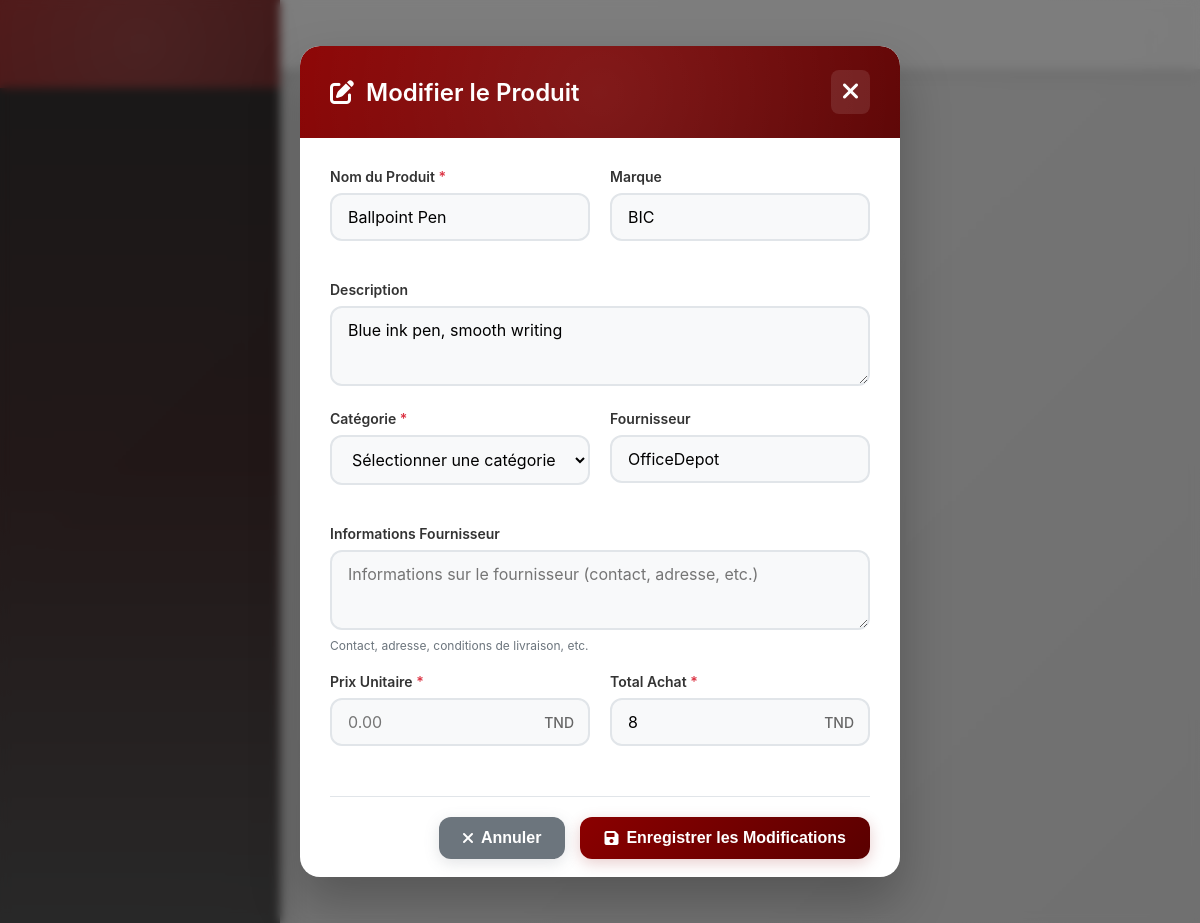
Page /editproduct.php?id=13 on the committed database.
### tables this page shows
CREATE TABLE `article` (
  `id_article` int(11) NOT NULL,
  `nom` varchar(100) NOT NULL,
  `description` text DEFAULT NULL,
  `marque` varchar(50) DEFAULT NULL,
  `id_categorie` int(11) DEFAULT NULL,
  `date_importation` datetime NOT NULL,
  `fournisseur` varchar(100) NOT NULL,
  `seuil_min` int(100) NOT NULL,
  `unit` varchar(20) NOT NULL DEFAULT 'piece',
  `current_stock` int(11) NOT NULL DEFAULT 0,
  `prix_unitaire` decimal(10,0) NOT NULL,
  `totale_achat` decimal(10,0) NOT NULL,
  `image` varchar(255) NOT NULL
);

### editproduct.php (the view, shortened to what this page needs)
<?php
$id = $_GET['id'] ?? null;
try {
    $pdo = new PDO("mysql:host=localhost;dbname=ch office track", "root", "");
    $stmt = $pdo->prepare("SELECT * FROM article WHERE id_article = ?");
    $stmt->execute([$id]);
    $product = $stmt->fetch(PDO::FETCH_ASSOC);
} catch (PDOException $e) {
    die("Erreur de base de données : " . $e->getMessage());
}
?>
<!DOCTYPE html>
<html lang="fr">
<head>
    <link href="https://cdnjs.cloudflare.com/ajax/libs/font-awesome/6.0.0/css/all.min.css" rel="stylesheet">
</head>
<body>
    <div class="sidebar-blur">
        <div class="sidebar-header-blur"></div>
    </div>
    <div class="top-navbar-blur"></div>
    <div class="modal-container">
        <div class="modal">
            <div class="modal-header">
                <h2 class="modal-title">
                    <i class="fas fa-edit"></i>
                    Modifier le Produit
                </h2>
                <button class="close-btn" onclick="window.location.href='productlist.php'">
                    <i class="fas fa-times"></i>
                </button>
            </div>
            <div class="modal-body">
                <form method="POST">
                    <div class="form-grid">
                        <div class="form-group">
                            <label class="form-label">
                                Nom du Produit <span class="required">*</span>
                            </label>
                            <input type="text" name="nom" class="form-input"
                                   value="<?php echo htmlspecialchars($product['nom'] ?? ''); ?>"
                                   required placeholder="Entrez le nom du produit">
                        </div>
                        <div class="form-group">
                            <label class="form-label">
                                Marque
                            </label>
                            <input type="text" name="marque" class="form-input"
                                   value="<?php echo htmlspecialchars($product['marque'] ?? ''); ?>"
                                   placeholder="Entrez la marque">
                        </div>
                    </div>
                    <div class="form-group full-width">
                        <label class="form-label">
                            Description
                        </label>
                        <textarea name="description" class="form-textarea"
                                  placeholder="Décrivez le produit..."><?php echo htmlspecialchars($product['description'] ?? ''); ?></textarea>
                    </div>
                    <div class="form-grid">
                        <div class="form-group">
                            <label class="form-label">
                                Catégorie <span class="required">*</span>
                            </label>
                            <select name="categorie" class="form-select" required>
                                <option value="">Sélectionner une catégorie</option>
                            </select>
                        </div>
                        <div class="form-group">
                            <label class="form-label">
                                Fournisseur
                            </label>
                            <input type="text" name="fournisseur" class="form-input"
                                   value="<?php echo htmlspecialchars($product['fournisseur'] ?? ''); ?>"
                                   placeholder="Nom du fournisseur">
                        </div>
                    </div>
                    <div class="form-group full-width">
                        <label class="form-label">
                            Informations Fournisseur
                        </label>
                        <textarea name="info_fournisseur" class="form-textarea"
                                  placeholder="Informations sur le fournisseur (contact, adresse, etc.)"><?php echo htmlspecialchars($product['info_fournisseur'] ?? ''); ?></textarea>
                        <div class="info-text">Contact, adresse, conditions de livraison, etc.</div>
                    </div>
                    <div class="form-grid">
                        <div class="form-group">
                            <label class="form-label">
                                Prix Unitaire <span class="required">*</span>
                            </label>
                            <div class="currency-group">
                                <input type="number" step="0.01" name="prix_achat" class="form-input"
                                       value="<?php echo htmlspecialchars($product['prix_achat'] ?? ''); ?>"
                                       required placeholder="0.00">
                            </div>
                        </div>
                        <div class="form-group">
                            <label class="form-label">
                                Total Achat <span class="required">*</span>
                            </label>
                            <div class="currency-group">
                                <input type="number" step="0.01" name="totale_achat" class="form-input"
                                       value="<?php echo htmlspecialchars($product['totale_achat'] ?? ''); ?>"
                                       required placeholder="0.00">
                            </div>
                        </div>
                    </div>
                    <div class="form-actions">
                        <button type="button" class="btn btn-secondary" onclick="window.location.href='productlist.php'">
                            <i class="fas fa-times"></i>
                            Annuler
                        </button>
                        <button type="submit" class="btn btn-primary">
                            <i class="fas fa-save"></i>
                            Enregistrer les Modifications
                        </button>
                    </div>
                </form>
            </div>
        </div>
    </div>
</body>
</html>

### editproduct.php (style rules this page uses)
* { margin: 0; padding: 0; box-sizing: border-box; }
body { font-family: 'Inter', 'Segoe UI', Tahoma, Geneva, Verdana, sans-serif; background: linear-gradient(135deg, #f1f1f1 0%, #e0e0e0 100%); min-height: 100vh; position: relative; }
.sidebar-blur { position: fixed; left: 0; top: 0; width: 280px; height: 100vh; background: linear-gradient(180deg, #000000 0%, #1a0000 50%, #2b2b2b 100%); backdrop-filter: blur(20px); box-shadow: 0 10px 30px rgba(0,0,0,0.3); z-index: 998; opacity: 0.8; }
.sidebar-header-blur { background: linear-gradient(135deg, #8b0000 0%, #5a0000 100%); height: 88px; position: relative; overflow: hidden; }
.sidebar-header-blur::before { content: ''; position: absolute; top: -50%; right: -50%; width: 200%; height: 200%; background: radial-gradient(circle, rgba(255,255,255,0.1) 0%, transparent 70%); animation: pulse 4s ease-in-out infinite; }
.top-navbar-blur { position: fixed; top: 0; left: 280px; right: 0; height: 70px; background: rgba(255, 255, 255, 0.95); backdrop-filter: blur(20px); border-bottom: 1px solid rgba(0, 0, 0, 0.1); z-index: 998; box-shadow: 0 2px 20px rgba(0, 0, 0, 0.1); opacity: 0.8; }
.modal-container { position: fixed; top: 0; left: 0; width: 100%; height: 100%; display: flex; justify-content: center; align-items: center; z-index: 1000; padding: 20px; }
.modal { background: white; border-radius: 20px; width: 100%; max-width: 600px; max-height: 90vh; overflow-y: auto; box-shadow: 0 25px 50px rgba(0, 0, 0, 0.25); position: relative; animation: modalSlideIn 0.3s ease-out; }
.modal-header { background: linear-gradient(135deg, #8b0000 0%, #5a0000 100%); color: white; padding: 24px 30px; border-radius: 20px 20px 0 0; display: flex; justify-content: space-between; align-items: center; position: relative; overflow: hidden; }
.modal-header::before { content: ''; position: absolute; top: -50%; right: -50%; width: 200%; height: 200%; background: radial-gradient(circle, rgba(255,255,255,0.1) 0%, transparent 70%); animation: pulse 4s ease-in-out infinite; }
.modal-title { font-size: 24px; font-weight: 600; display: flex; align-items: center; gap: 12px; position: relative; z-index: 2; }
.close-btn { background: rgba(255, 255, 255, 0.1); border: none; font-size: 24px; color: white; cursor: pointer; padding: 8px 12px; border-radius: 8px; transition: all 0.3s ease; position: relative; z-index: 2; }
.modal-body { padding: 30px; }
.form-grid { display: grid; grid-template-columns: 1fr 1fr; gap: 20px; margin-bottom: 20px; }
.form-group { margin-bottom: 20px; }
.form-group.full-width { grid-column: 1 / -1; }
.form-label { display: block; margin-bottom: 8px; font-weight: 600; color: #333; font-size: 14px; }
.form-input, .form-select, .form-textarea { width: 100%; padding: 12px 16px; border: 2px solid #e1e5e9; border-radius: 12px; font-size: 16px; transition: all 0.3s ease; background-color: #f8f9fa; font-family: inherit; }
.form-textarea { resize: vertical; min-height: 80px; }
.form-select { cursor: pointer; }
.currency-group { position: relative; }
.currency-group::after { content: "TND"; position: absolute; right: 16px; top: 50%; transform: translateY(-50%); color: #666; font-size: 14px; font-weight: 500; pointer-events: none; }
.currency-group .form-input { padding-right: 55px; }
.form-actions { display: flex; gap: 15px; justify-content: flex-end; margin-top: 30px; padding-top: 20px; border-top: 1px solid #e1e5e9; }
.btn { padding: 12px 24px; border-radius: 12px; font-size: 16px; font-weight: 600; cursor: pointer; transition: all 0.3s ease; border: none; display: flex; align-items: center; gap: 8px; }
.btn-secondary { background-color: #6c757d; color: white; box-shadow: 0 4px 15px rgba(108, 117, 125, 0.2); }
.btn-primary { background: linear-gradient(135deg, #8b0000 0%, #5a0000 100%); color: white; box-shadow: 0 4px 15px rgba(139, 0, 0, 0.2); }
.required { color: #dc3545; }
.info-text { font-size: 12px; color: #6c757d; margin-top: 4px; }

### rows in the picture
article: nom "Ballpoint Pen", marque "BIC", description "Blue ink pen, smooth writing", fournisseur "OfficeDepot", totale_achat "8"
